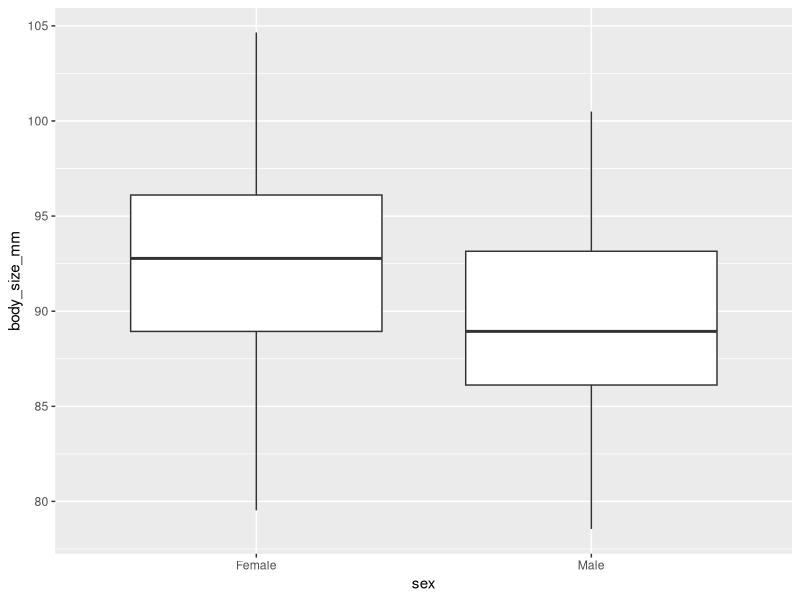
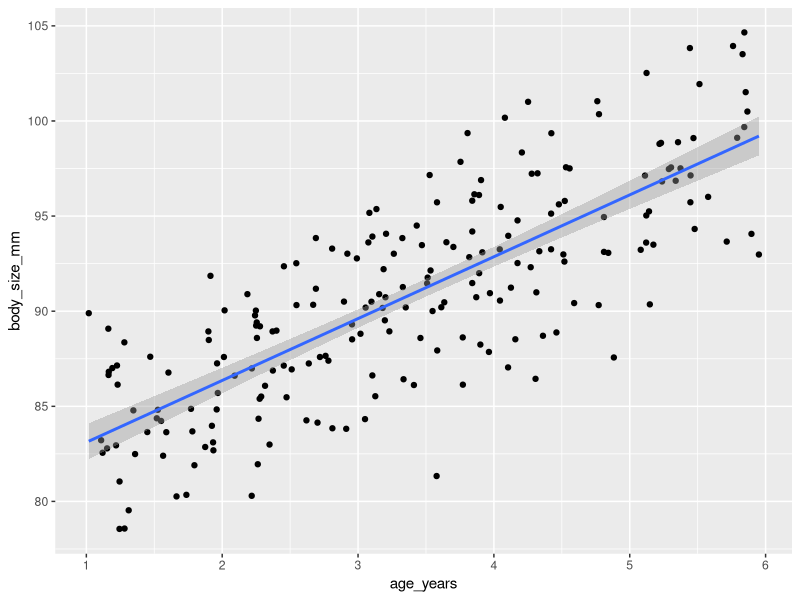
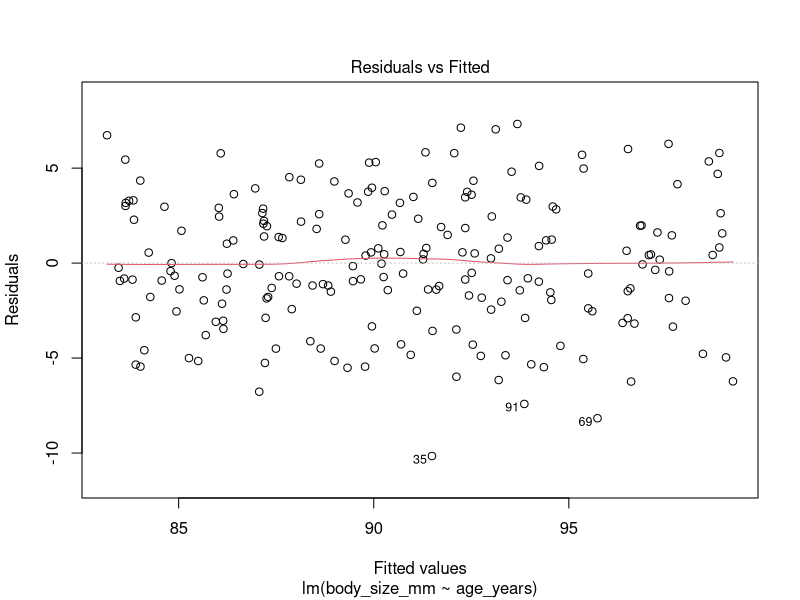
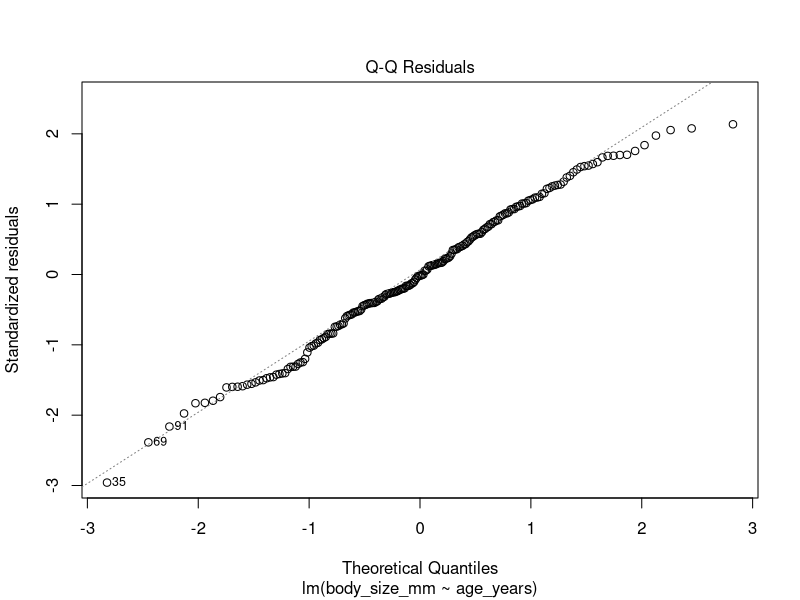
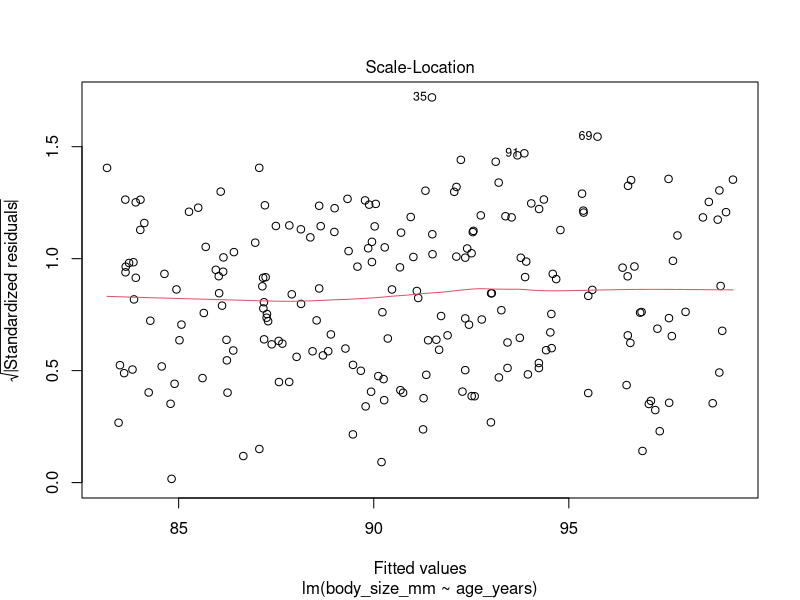
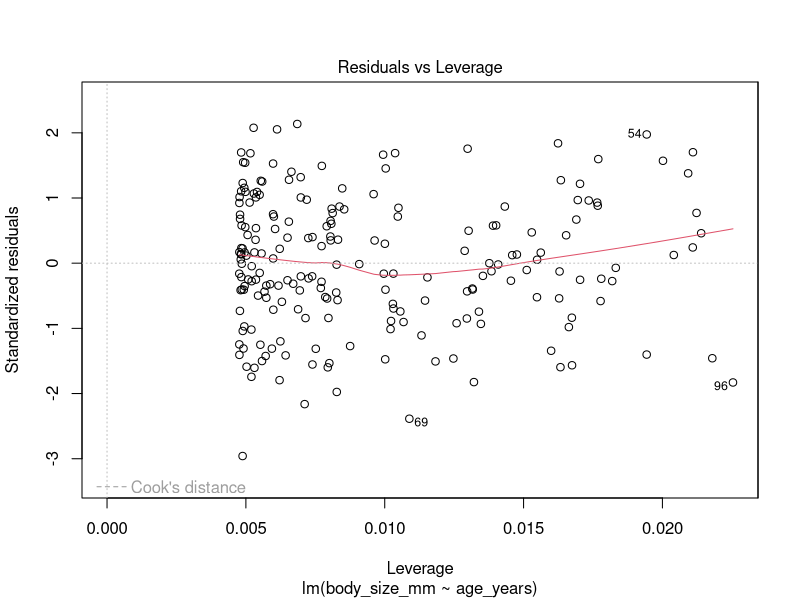
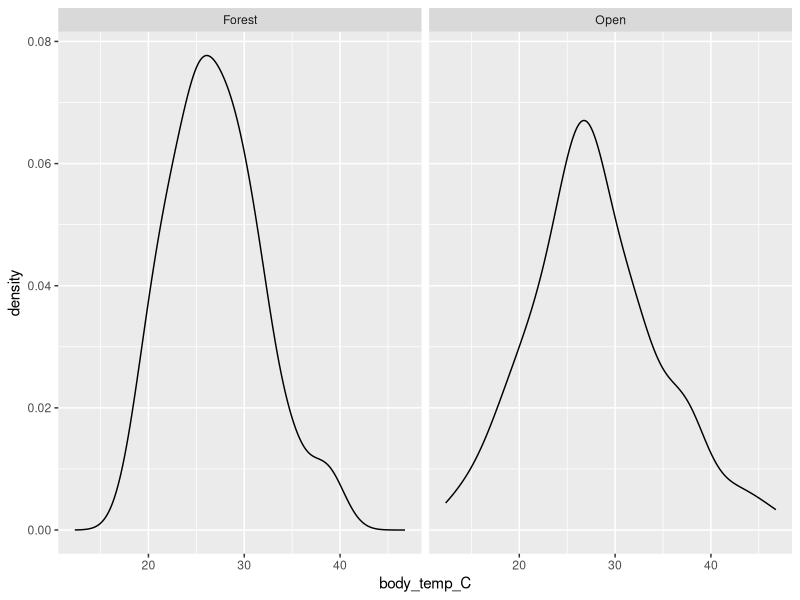
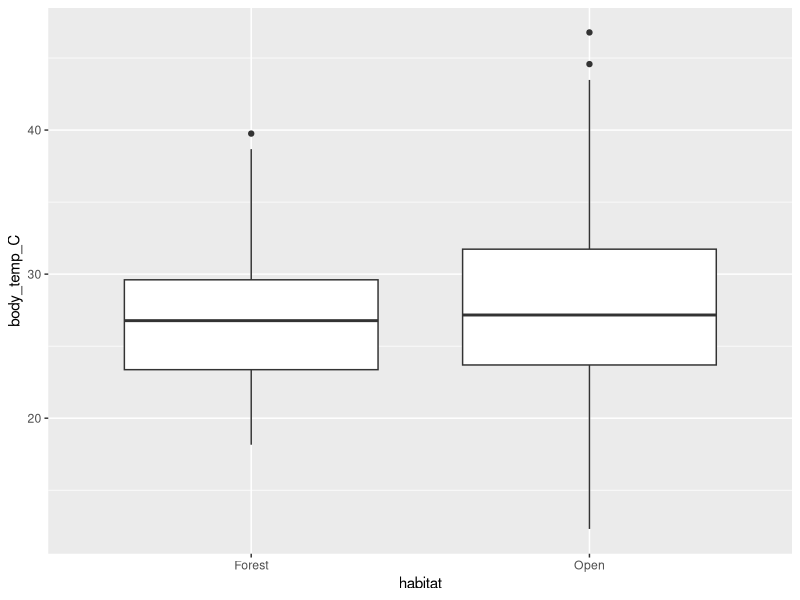

Here is the R script that generated these plots, in order: (Note: this script raises an error after producing the figures.)

# Simulated data: Lizard running speeds in different habitats. The students
# will try a series of linear models (tests of difference and regressions) that
# meet and violate the assumptions of OLS/ANOVA

library(tidyverse)

# Set random seed
set.seed(2213)

# Number of observations
n <- 210

# Start basic data frame
lizard_dat <- tibble(
  sex = sample(c("Female", "Male"), n, replace = TRUE),
  habitat = sample(c("Forest", "Open"), n, replace = TRUE),
  age_years = runif(n, 1, 6)
)

# ------------------------------------------------------------
# (1) Add body size: sex difference + age relationship (MEETS ASSUMPTIONS)
# ------------------------------------------------------------

lizard_dat <- lizard_dat %>%
  mutate(
    
    body_size_mm =
      ifelse(sex == "Female",
             
             80 + 3.8 * age_years +   # Females grow faster
               rnorm(n(), 0, 2.5),
             
             82 + 2.2 * age_years +   # Males grow slower
               rnorm(n(), 0, 3.5)
      )
  )

# ------------------------------------------------------------
# (2) Add body temperature: habitat difference (VIOLATES ASSUMPTIONS)
# ------------------------------------------------------------

lizard_dat <- lizard_dat %>%
  mutate(
    
    body_temp_C = ifelse(
      habitat == "Open",
      
      rgamma(n(), shape = 18, scale = 1.6),   # Higher mean, larger variance
      rgamma(n(), shape = 35, scale = 0.8)    # Lower variance, less skew
    )
  )

# ------------------------------------------------------------
# (3) Add speed: temperature relationship (VIOLATES ASSUMPTIONS)
# ------------------------------------------------------------

# Nonlinear thermal performance curve
thermal_curve <- function(temp) {
  3 + 0.9 * temp - 0.015 * temp^2
}

lizard_dat <- lizard_dat %>%
  mutate(
    
    true_speed = thermal_curve(body_temp_C),
    
    # Heteroskedastic + non-normal noise
    speed_m_s =
      true_speed +
      
      rt(n(), df = 3) * (0.2 + 0.02 * body_temp_C) +  # heavy tails + heteroskedasticity
      
      0.4 * sin(body_temp_C / 2)                       # Hidden nonlinearity
  )

# Add weak non-independence via pseudo repeated structure
lizard_dat <- lizard_dat %>%
  mutate(
    cluster = sample(1:12, n(), replace = TRUE),
    speed_m_s = speed_m_s + cluster * 0.03
  )

# Add a few obvious outliers
lizard_dat$speed_m_s[c(10, 88, 190)] <- lizard_dat$speed_m_s[c(10, 88, 190)] + c(3, -2.5, 2.8)

# Body size and sex (Assumptions met)
lizard_dat %>% ggplot(aes(y =body_size_mm, x = sex)) + geom_boxplot()
shapiro.test(lizard_dat[lizard_dat$sex == "Female",]$body_size_mm)
shapiro.test(lizard_dat[lizard_dat$sex == "Male",]$body_size_mm)
car::leveneTest(y = lizard_dat$body_size_mm, group = lizard_dat$sex)
summary(aov(body_size_mm ~ sex, data = lizard_dat))
summary(lm(body_size_mm ~ sex, data = lizard_dat))

# Body size and age (assumptions met)
lizard_dat %>% ggplot(aes(y =body_size_mm, x = age_years)) + geom_point() + geom_smooth(method = 'lm')
size_age_mod <- lm(body_size_mm ~ age_years, data = lizard_dat)
summary(size_age_mod)
plot(size_age_mod)

# Body temp and habitat (Assumptions NOT met)
lizard_dat %>% ggplot(aes(x =body_temp_C)) + facet_wrap(~habitat) + geom_density()
lizard_dat %>% ggplot(aes(y =body_temp_C, x = habitat)) + geom_boxplot()
shapiro.test(lizard_dat[lizard_dat$habitat == "Open",]$speed_m_s)
shapiro.test(lizard_dat[lizard_dat$habitat == "Forest",]$speed_m_s)
car::leveneTest(y = lizard_dat$body_temp_C, group = lizard_dat$habitat)
summary(aov(body_temp_C ~ habitat, data = lizard_dat))
summary(lm(body_temp_C ~ habitat, data = lizard_dat))

# Speed and body temp (assumptions NOT met)
lizard_dat %>% ggplot(aes(y =speed_m_s, x = body_temp_C)) + geom_point() + geom_smooth(method = 'lm')
temp_speed_mod <- lm(speed_m_s ~ body_temp_C, data = lizard_dat)
summary(temp_speed_mod)
plot(temp_speed_mod)

# Remove unnecessary columns
lizard_dat_save <- lizard_dat %>%
  select(! c(true_speed, cluster))

# Save the data
write.csv(lizard_dat_save, "datasets/lizard_data.csv", row.names = FALSE)
